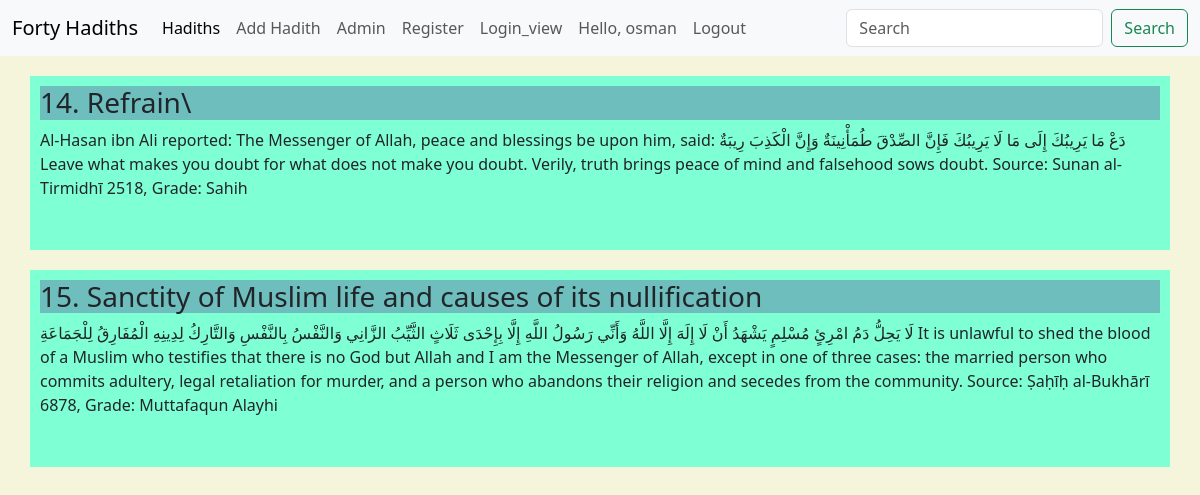
The app's page /search/ (signed in) with its own data.
### app/models.py (models this page shows, shortened)
class Hadith(models.Model):
    CATEGORY = (
        ('Hadith', 'Hadith'),
        ('Quran', 'Quran'),
        ('Others', 'Others')
    )
    tag = models.CharField(max_length=50, null=True, blank=True)
    title = models.CharField(max_length=200, null=True)
    detail = models.TextField(blank=True)
    date_created = models.DateTimeField(auto_now_add=True, null=True)
    date_updated = models.DateTimeField(auto_now=True, null=True)
    category = models.CharField(max_length=100, null=True, blank=True, choices=CATEGORY)

### app/views.py (the view)
# urls.py: path('search/', search, name='search'),
def search(request):
    query = request.GET.get('q')
    query_set = Hadith.objects.all()
    if query is not None:
        lookups = Q(id__icontains=query)|Q(title__icontains=query)|Q(detail__icontains=query)|Q(tag__icontains=query)
        query_set = Hadith.objects.filter(lookups)
    context={
        'query_set': query_set
    }
    return render(request, 'app/search.html', context)

### app/templates/app/search.html
{% extends 'app/home.html' %}
{% block content %}
{% for query in query_set %}
<div class="container">
        <h3 class="title">{{query.id}}. {{query.title}}</h3>
           <p class="detail">{{query.detail}}</p><br>
</div>
{% endfor %}
{% endblock %}

### app/templates/app/home.html (shortened to what this page needs)
{% load static %}
<!DOCTYPE html>
<html>
<head>
<link href="https://cdn.jsdelivr.net/npm/bootstrap@5.3.1/dist/css/bootstrap.min.css" rel="stylesheet">
<link rel='stylesheet' type='text/css' href='{% static "/css/hadith.css" %}'>
</head>
<body>
    <nav class="navbar navbar-expand-lg navbar-light bg-light">
        <div class="container-fluid">
          <a class="navbar-brand" href="{%url 'home' %}">Forty Hadiths
          </a>
          <div class="collapse navbar-collapse" id="navbarSupportedContent">
            <ul class="navbar-nav me-auto mb-2 mb-lg-0">
              <li class="nav-item">
                <a class="nav-link active" aria-current="page" href="{% url 'hadith' %}">Hadiths</a>
              </li>
              <li class="nav-item">
                <a class="nav-link" href="{%url 'create' %}">Add Hadith</a>
              </li>
              <li class="nav-item">
                <a class="nav-link" href="/admin/">Admin</a>
              </li>
              <li class="nav-item">
                <a class="nav-link" href="{% url 'register' %}">Register</a>
              </li>
              <li class="nav-item">
                <a class="nav-link" href="{% url 'login_view' %}">Login_view</a>
              </li>
              {% if user.is_authenticated %}
              <li class="nav-item">
                <a class="nav-link">Hello, {{user.username}}</a>
              </li>
              {% else %}
              <li class="nav-item">
                <a class="nav-link" href="{% url 'loginpage' %}">Login</a>
              </li>
              {% endif %}
              {% if user.is_authenticated %}
              <li class="nav-item">
                <a class="nav-link" href="{% url 'logout' %}">Logout</a>
              </li>
              {% endif %}
            </ul>
            <form method='GET' class="d-flex" action='{% url "search" %}'>
              <input name='q' class="form-control me-2" type="search" placeholder="Search" aria-label="Search">
              <button class="btn btn-outline-success" type="submit">Search</button>
            </form>
          </div>
        </div>
      </nav>
  {% block content %}
  {% endblock %}
</body>
</html>

### static/css/hadith.css (style rules this page uses)
.container { background-color: aquamarine; margin: 20px auto; padding: 10px; }
body { background-color: beige; }
.title { background-color: rgb(110, 190, 190); margin: none; }
.detail { text-decoration: none; }

### records on screen
Hadith: id "14", title "Refrain\\", detail "Al-Hasan ibn Ali reported: The Messenger of Allah, peace and blessings be upon him, said: دَعْ مَا يَرِيبُكَ إِلَى مَا لَا يَرِيبُكَ فَإِنَّ الصِّدْقَ طُمَأْنِينَةٌ وَإِنَّ الْكَذِبَ رِيبَةٌ Leave what makes you doubt for what does not make you doubt. Verily, truth brings peace of mind and falsehood sows doubt. Source: Sunan al-Tirmidhī 2518, Grade: Sahih"
Hadith: id "15", title "Sanctity of Muslim life and causes of its nullification", detail "لَا يَحِلُّ دَمُ امْرِئٍ مُسْلِمٍ يَشْهَدُ أَنْ لَا إِلَهَ إِلَّا اللَّهُ وَأَنِّي رَسُولُ اللَّهِ إِلَّا بِإِحْدَى ثَلَاثٍ الثَّيِّبُ الزَّانِي وَالنَّفْسُ بِالنَّفْسِ وَالتَّارِكُ لِدِينِهِ الْمُفَارِقُ لِلْجَمَاعَةِ It is unlawful to shed the blood of a Muslim who testifies that there is no God but Allah and I am the Messenger of Allah, except in one of three cases: the married person who commits adultery, legal retaliation for murder, and a person who abandons their religion and secedes from the community. Source: Ṣaḥīḥ al-Bukhārī 6878, Grade: Muttafaqun Alayhi"

### other values on screen
{{ user.username }} "osman"
